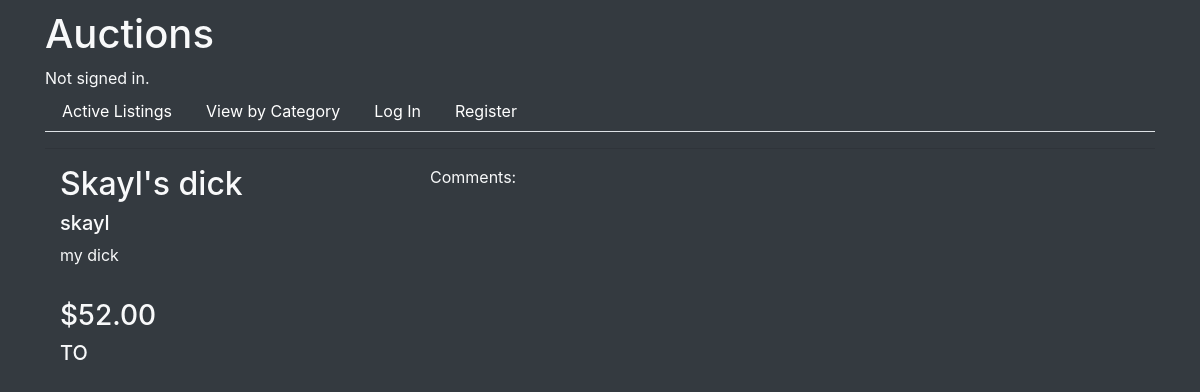
The app's page /listing/2, older data.
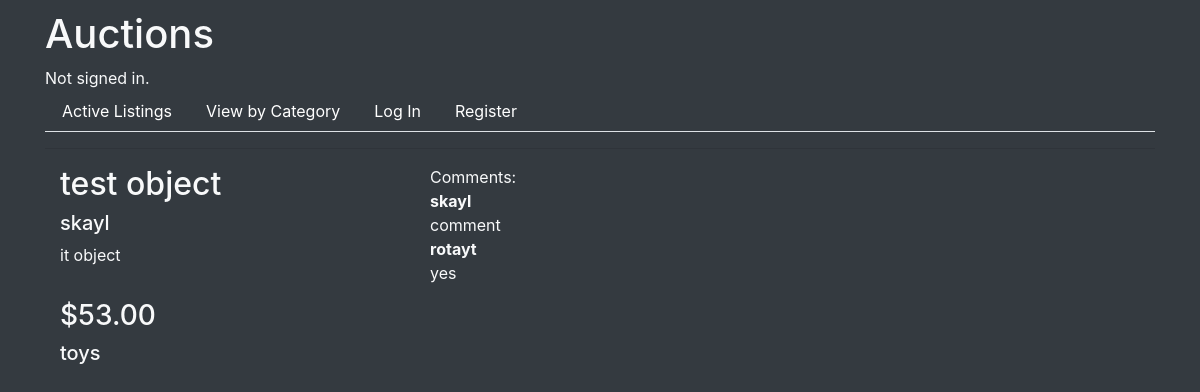
The same page, newer data.
### auctions/models.py (models this page shows, shortened)
class Listing(models.Model):
    title = models.CharField(max_length=64)
    description = models.CharField(max_length=500)
    current_price = models.DecimalField(decimal_places=2, max_digits=16)
    image = models.URLField(blank=True)
    category = models.CharField(max_length=64, blank=True)
    active = models.BooleanField()
    owner = models.ForeignKey(User, on_delete=models.CASCADE, related_name="listings")
    watched_by = models.ManyToManyField(User, blank=True, related_name="watchlist")
    winner = models.ForeignKey(User, blank=True, null=True, on_delete=models.CASCADE)

class User(AbstractUser):
    pass

class Comment(models.Model):
    user = models.ForeignKey(User, on_delete=models.CASCADE, related_name="comments")
    listing = models.ForeignKey(Listing, on_delete=models.CASCADE, related_name="comments")
    text = models.CharField(max_length=500)

### auctions/views.py (the view, shortened to what this page needs)
# urls.py: path("listing/<int:id>", views.listing, name="listing"),
def listing(request, id):
    l = Listing.objects.get(pk=id)
    isWatched = request.user in l.watched_by.all()
    return render(request, "auctions/listing.html", {
        'bidForm' : BidForm(),
        'commentForm' : CommentForm(),
        'listing' : l,
        'comments' : Comment.objects.filter(listing=l),
        'isWatched' : isWatched
    })

### auctions/templates/auctions/listing.html (shortened to what this page needs)
{% extends 'auctions/layout.html' %}
{% block body %}
    <div class="container">
        <div class="row">
            <div class="col-md-4">
                <h2>{{ listing.title }}</h2>
                <h5>{{ listing.owner.username }}</h5>
                <p style="margin-bottom: 0px;">{{ listing.description }}</p>
                <div class="col d-flex justify-content-center p-3"><img src="{{ listing.image }}" width="85%" style="margin: auto"></div>
                <h3>${{ listing.current_price }}</h3>
                <h5>{{ listing.category }}</h5>
                <br>
            </div>
            <div class="col-md-8">
                {% if user.is_authenticated %}
                    Add Comments Here:
                    <form action="/listing/{{ listing.id }}" method="POST">
                        {% csrf_token %}
                        {{ commentForm }}
                    </form>
                {% else %}
                    Comments:
                {% endif %}
            {% for comment in comments %}
                <div>
                    <div width="25%">
                        <strong>{{ comment.user.username }}</strong>
                    </div>
                    <div>
                    {{ comment.text }}
                    </div>
                </div>
            {% endfor %}
            </div>
        </div>
    </div>
{% endblock %}

### auctions/templates/auctions/layout.html (shortened to what this page needs)
{% load static %}
<!DOCTYPE html>
<html lang="en" data-bs-theme="dark">
    <head>
        <link rel="stylesheet" href="https://stackpath.bootstrapcdn.com/bootstrap/4.4.1/css/bootstrap.min.css">
        <link href="{% static 'auctions/styles.css' %}" rel="stylesheet">
    </head>
    <body class="bg-dark text-light">
        <div class="container">
            <h1>Auctions</h1>
            <div>
                {% if user.is_authenticated %}
                    Signed in as <strong>{{ user.username }}</strong>.
                {% else %}
                    Not signed in.
                {% endif %}
            </div>
            <ul class="nav nav-tabs">
                <li class="nav-item">
            <a class="nav-link" href="{% url 'index' %}">Active Listings</a>
                </li>
                <li class="nav-item">
                    <a class="nav-link" href="{% url 'categoryList' %}">View by Category</a>
                </li>
                {% if user.is_authenticated %}
                    <li class=""nav-item>
                        <a class="nav-link" href="{% url 'create' %}">Create Listing</a>
                    </li>
                    <li class="nav-item">
                        <a class="nav-link" href="{% url 'watchlist' %}">Watchlist</a>
                    </li>
                    <li class="nav-item">
                        <a class="nav-link" href="{% url 'logout' %}">Log Out</a>
                    </li>
                {% else %}
                    <li class="nav-item">
                        <a class="nav-link" href="{% url 'login' %}">Log In</a>
                    </li>
                    <li class="nav-item">
                        <a class="nav-link" href="{% url 'register' %}">Register</a>
                    </li>
                {% endif %}
            </ul>
            <hr>
            {% block body %}
            {% endblock %}
                </body>
</html>

### auctions/static/auctions/styles.css (style rules this page uses)
body { padding: 10px; }
a { color: white; }

Row changes from the older to the newer data that the page shows:
changed Listing "skayl": title "Skayl's dick" → "test object"; description "my dick" → "it object"; current_price "52.00" → "53.00"; category "TO" → "toys"
added Comment: user.username "skayl", text "comment"
added Comment: user.username "rotayt", text "yes"
